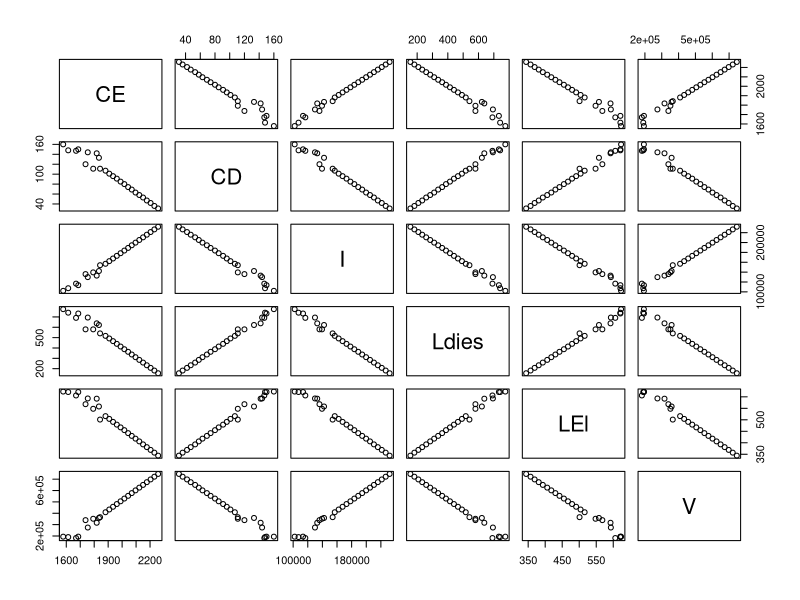

This chart was generated by the following R code:
## ---- chunk 1
data <- read.csv("data.csv")
str(data)
head(data)
names(data)
## ---- chunk 2
model_data <- data[, -1]
str(model_data)
head(model_data)

pairs(model_data)
## ---- chunk 3
model <- lm(I ~ ., model_data)
summary(model)
